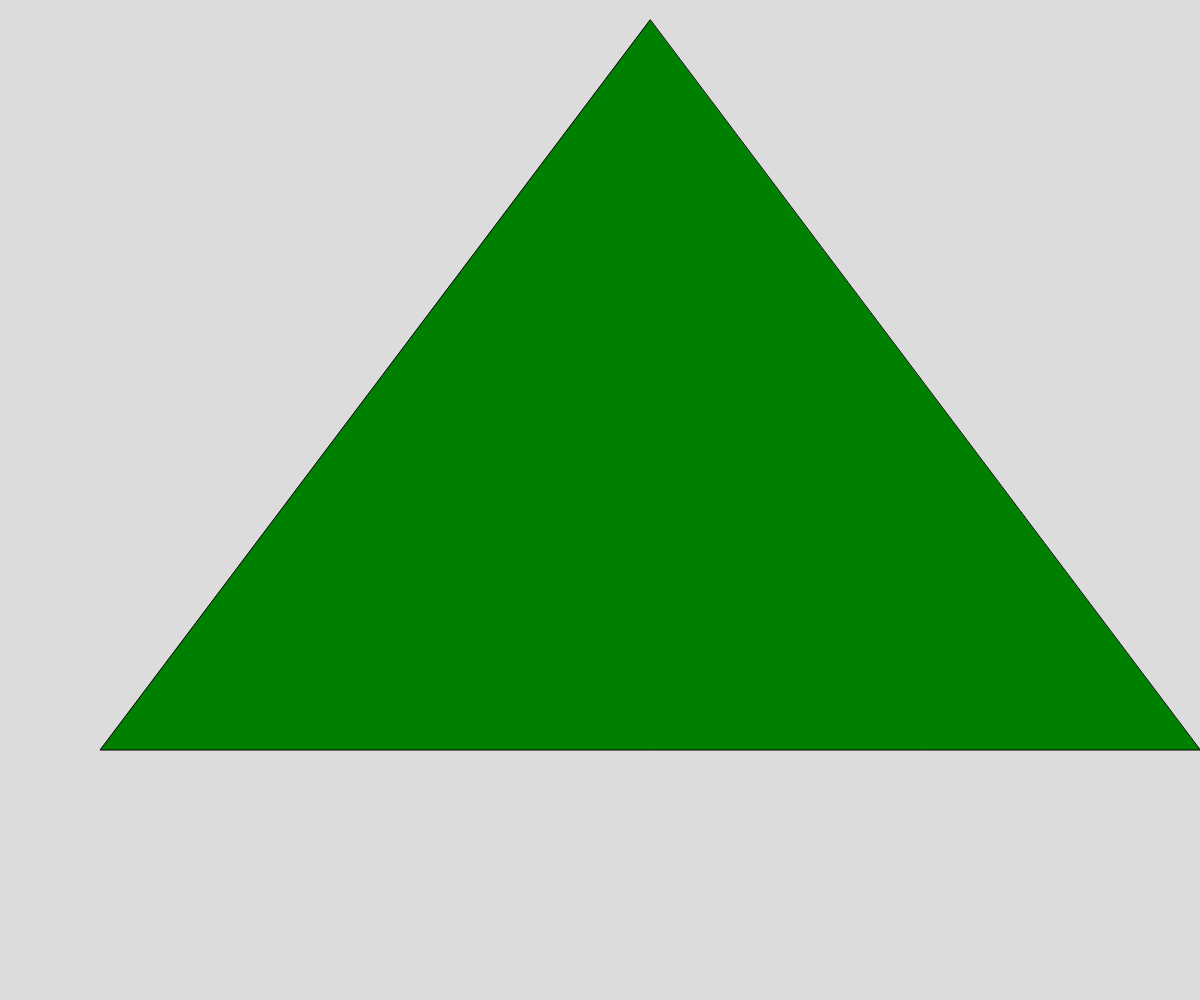
Frame 1 (no input)
Frame 60 (no input): identical to frame 1, image omitted
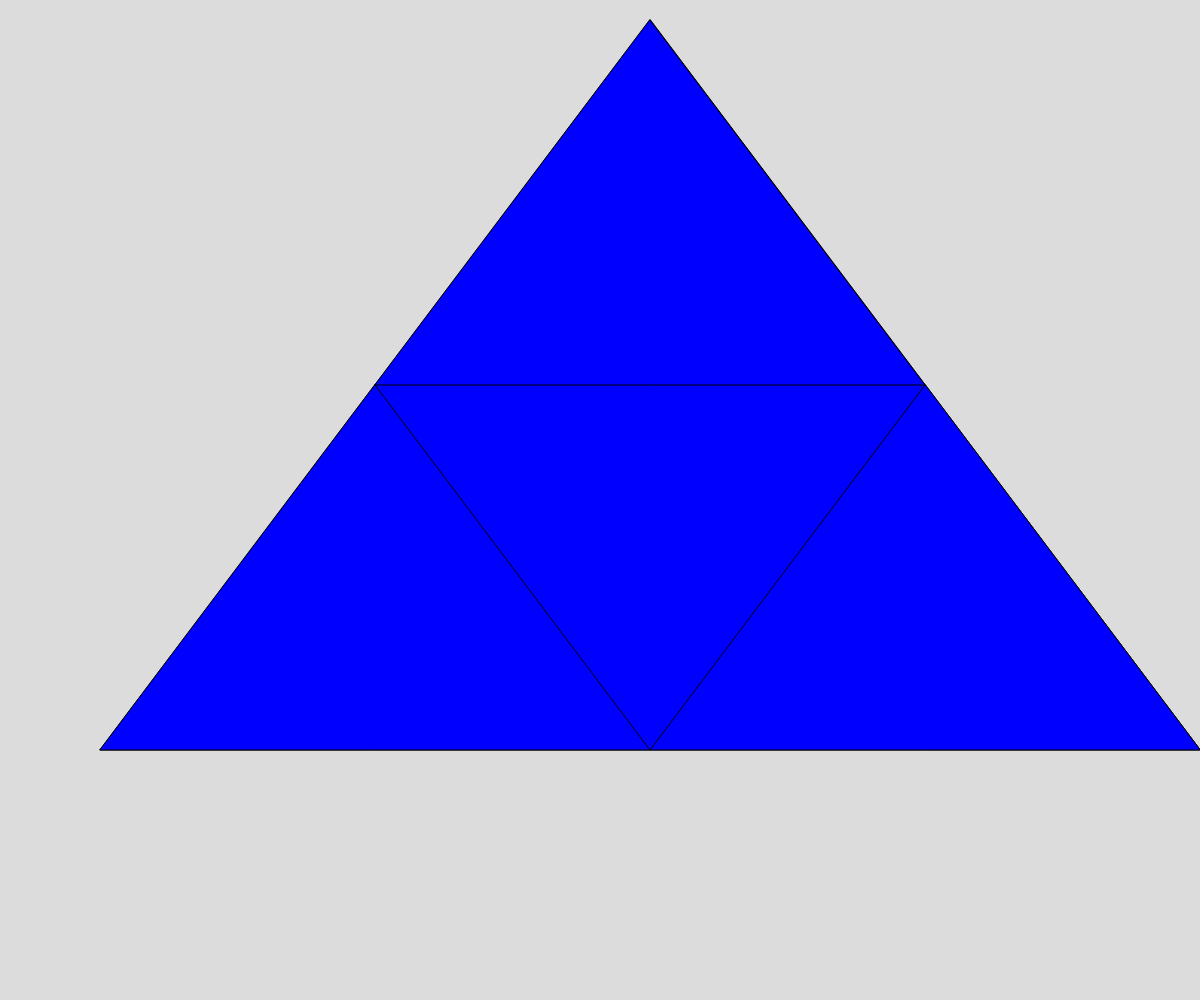
Frame 120 (the mouse pressed at the canvas centre since frame 60)

The p5.js sketch that drew these frames (run headless with seeded random() and noise() and a simulated clock; from frame 60 on, the mouse is pressed at the canvas centre):

// p5.js sketch
// ── sketch.js
// seirpinsky triangle

let initialTriangle = [
  {x: 650, y: 20},
  {x: 100, y: 750},
  {x: 1200, y: 750},
];

let theDepth = 0;
let theColours = ["green", "blue", "red", "lightblue", "yellow", "purple", "white",];

function setup() {
  createCanvas(windowWidth, windowHeight);
}

function draw() {
  background(220);
  seirpinsky(initialTriangle, theDepth);
}

function seirpinsky(points, depth){
  fill(theColours[theDepth]);
  triangle(points[0].x, points[0].y, points[1].x, points[1].y, points[2].x, points[2].y);
 
  if(depth > 0){
    // draw lower left triangle
    seirpinsky([midpoint(points[0], points[1]), midpoint(points[1], points[2]), points[1]],  depth - 1);
    
    // upper triangle
    seirpinsky([midpoint(points[0], points[1]), midpoint(points[0], points[2]), points[0]],  depth - 1 );

    // lower right
    seirpinsky([midpoint(points[0], points[2]), midpoint(points[1], points[2]), points[2]], depth - 1);
  }


}


function midpoint(point1, point2){
  let nX = (point1.x + point2.x)/2;
  let nY = (point1.y + point2.y)/2;
  return{x: nX, y:nY};
}

function mousePressed(){
  if(theDepth < 6){
    theDepth ++;
  }
}
